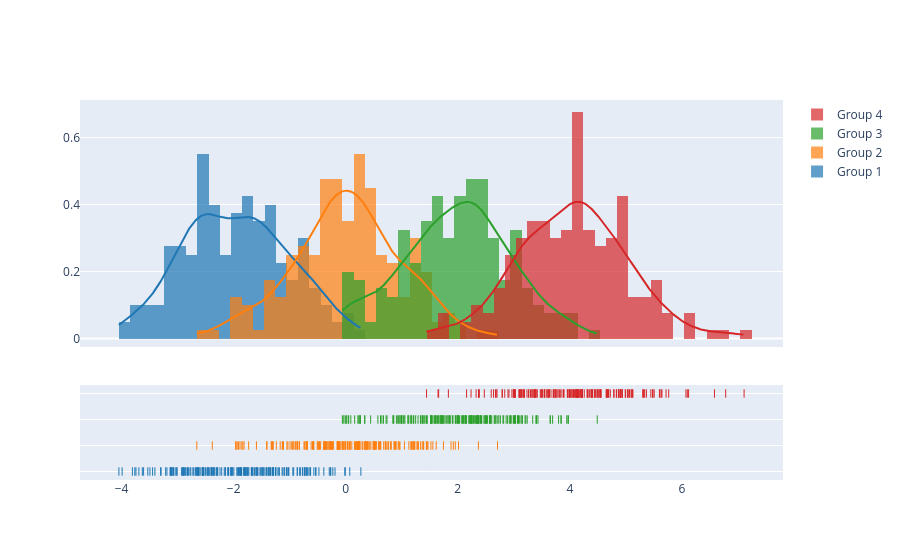

Notebook code cell kept with this figure:
### Code cell
import plotly.figure_factory as ff

# Add histogram data
x1 = np.random.randn(200) - 2
x2 = np.random.randn(200)
x3 = np.random.randn(200) + 2
x4 = np.random.randn(200) + 4

# Group data together
hist_data = [x1, x2, x3, x4]

group_labels = ['Group 1', 'Group 2', 'Group 3', 'Group 4']

# Create distplot with custom bin_size
fig = ff.create_distplot(hist_data, group_labels, bin_size=.2)
fig.show()

### Figure 1 — Plotly figure (JSON) as saved in the notebook; plotly's stock layout.template omitted (floating-point values rounded to 4 significant figures; data arrays with more than 128 entries replaced by an {"elided": "..."} marker saying what was removed)
{"data": [{"autobinx": false, "histnorm": "probability density", "legendgroup": "Group 1", "marker": {"color": "rgb(31, 119, 180)"}, "name": "Group 1", "opacity": 0.7, "type": "histogram", "x": {"elided": "200 float values"}, "xaxis": "x", "xbins": {"end": 0.2704, "size": 0.2, "start": -4.048}, "yaxis": "y"}, {"autobinx": false, "histnorm": "probability density", "legendgroup": "Group 2", "marker": {"color": "rgb(255, 127, 14)"}, "name": "Group 2", "opacity": 0.7, "type": "histogram", "x": {"elided": "200 float values"}, "xaxis": "x", "xbins": {"end": 2.709, "size": 0.2, "start": -2.658}, "yaxis": "y"}, {"autobinx": false, "histnorm": "probability density", "legendgroup": "Group 3", "marker": {"color": "rgb(44, 160, 44)"}, "name": "Group 3", "opacity": 0.7, "type": "histogram", "x": {"elided": "200 float values"}, "xaxis": "x", "xbins": {"end": 4.489, "size": 0.2, "start": -0.06027}, "yaxis": "y"}, {"autobinx": false, "histnorm": "probability density", "legendgroup": "Group 4", "marker": {"color": "rgb(214, 39, 40)"}, "name": "Group 4", "opacity": 0.7, "type": "histogram", "x": {"elided": "200 float values"}, "xaxis": "x", "xbins": {"end": 7.11, "size": 0.2, "start": 1.442}, "yaxis": "y"}, {"legendgroup": "Group 1", "marker": {"color": "rgb(31, 119, 180)"}, "mode": "lines", "name": "Group 1", "showlegend": false, "type": "scatter", "x": {"elided": "500 float values"}, "xaxis": "x", "y": {"elided": "500 float values"}, "yaxis": "y"}, {"legendgroup": "Group 2", "marker": {"color": "rgb(255, 127, 14)"}, "mode": "lines", "name": "Group 2", "showlegend": false, "type": "scatter", "x": {"elided": "500 float values"}, "xaxis": "x", "y": {"elided": "500 float values"}, "yaxis": "y"}, {"legendgroup": "Group 3", "marker": {"color": "rgb(44, 160, 44)"}, "mode": "lines", "name": "Group 3", "showlegend": false, "type": "scatter", "x": {"elided": "500 float values"}, "xaxis": "x", "y": {"elided": "500 float values"}, "yaxis": "y"}, {"legendgroup": "Group 4", "marker": {"color": "rgb(214, 39, 40)"}, "mode": "lines", "name": "Group 4", "showlegend": false, "type": "scatter", "x": {"elided": "500 float values"}, "xaxis": "x", "y": {"elided": "500 float values"}, "yaxis": "y"}, {"legendgroup": "Group 1", "marker": {"color": "rgb(31, 119, 180)", "symbol": "line-ns-open"}, "mode": "markers", "name": "Group 1", "showlegend": false, "type": "scatter", "x": {"elided": "200 float values"}, "xaxis": "x", "y": {"elided": "200 str values"}, "yaxis": "y2"}, {"legendgroup": "Group 2", "marker": {"color": "rgb(255, 127, 14)", "symbol": "line-ns-open"}, "mode": "markers", "name": "Group 2", "showlegend": false, "type": "scatter", "x": {"elided": "200 float values"}, "xaxis": "x", "y": {"elided": "200 str values"}, "yaxis": "y2"}, {"legendgroup": "Group 3", "marker": {"color": "rgb(44, 160, 44)", "symbol": "line-ns-open"}, "mode": "markers", "name": "Group 3", "showlegend": false, "type": "scatter", "x": {"elided": "200 float values"}, "xaxis": "x", "y": {"elided": "200 str values"}, "yaxis": "y2"}, {"legendgroup": "Group 4", "marker": {"color": "rgb(214, 39, 40)", "symbol": "line-ns-open"}, "mode": "markers", "name": "Group 4", "showlegend": false, "type": "scatter", "x": {"elided": "200 float values"}, "xaxis": "x", "y": {"elided": "200 str values"}, "yaxis": "y2"}], "layout": {"barmode": "overlay", "hovermode": "closest", "legend": {"traceorder": "reversed"}, "xaxis": {"anchor": "y2", "domain": [0.0, 1.0], "zeroline": false}, "yaxis": {"anchor": "free", "domain": [0.35, 1], "position": 0.0}, "yaxis2": {"anchor": "x", "domain": [0, 0.25], "dtick": 1, "showticklabels": false}}}
